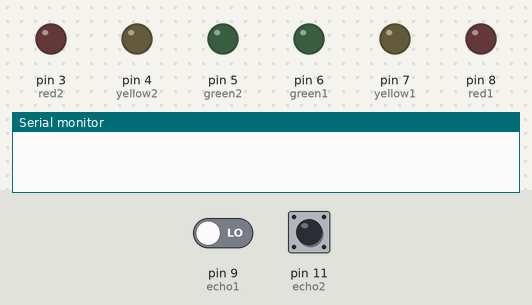
The sketch below on a simulated Arduino Uno, built with avr-gcc and run on an emulated ATmega328P. Shown: output pins drawn as LEDs (lit = HIGH), the last lines printed to the serial monitor. Inputs (shaded band) come from the test bench; at power-on: pin 11 (echo2) LOW, pin 9 (echo1) LOW.

Above: at 1.2 s.
1.3 s: pin 11 (echo2) pulsed HIGH 2 times (0.12 s each, 0.3 s apart)
At 2.7 s:
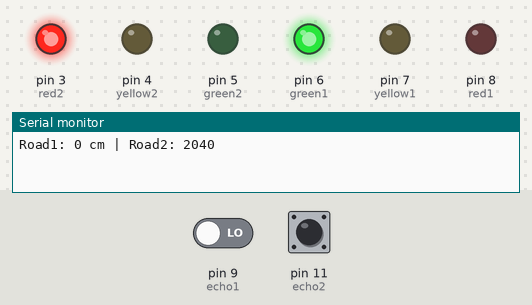
At 7.7 s:
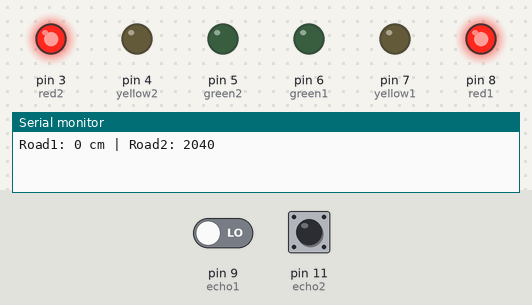
Timing chart, 0 to 16.0 s (numbered marks = the images above; inputs shaded):
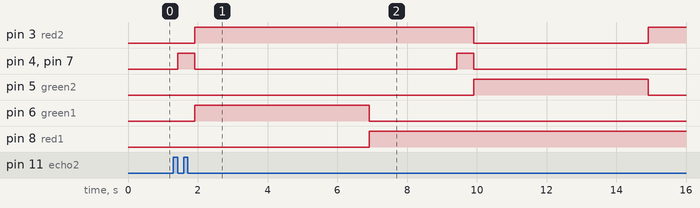

The sketch:

07_Traffic-Density-Control-System.ino
```cpp
// Advanced Arduino Project
// Episode 7: Traffic Density Control System

// Traffic Lights Road 1
int red1 = 8;
int yellow1 = 7;
int green1 = 6;

// Traffic Lights Road 2
int red2 = 3;
int yellow2 = 4;
int green2 = 5;

// Ultrasonic Sensors
const int trig1 = 10;
const int echo1 = 9;

const int trig2 = 12;
const int echo2 = 11;

void setup() {
  pinMode(red1, OUTPUT);
  pinMode(yellow1, OUTPUT);
  pinMode(green1, OUTPUT);

  pinMode(red2, OUTPUT);
  pinMode(yellow2, OUTPUT);
  pinMode(green2, OUTPUT);

  Serial.begin(9600);
}

// -------- LOOP --------
void loop() {

  int distance1 = calculateDistance(trig1, echo1);
  int distance2 = calculateDistance(trig2, echo2);

  Serial.print("Road1: "); Serial.print(distance1);
  Serial.print(" cm | Road2: "); Serial.println(distance2);

  // -------- PRIORITY LOGIC --------
  if (distance1 < distance2) {
    // Road 1 has more traffic (object closer)
    controlTraffic(1);
  } else {
    // Road 2 has more traffic
    controlTraffic(2);
  }

  delay(500);
}

// -------- TRAFFIC CONTROL FUNCTION --------
void controlTraffic(int road) {

  // Yellow transition
  digitalWrite(yellow1, HIGH);
  digitalWrite(yellow2, HIGH);
  delay(500);

  digitalWrite(yellow1, LOW);
  digitalWrite(yellow2, LOW);

  if (road == 1) {
    // Road 1 Green
    digitalWrite(green1, HIGH);
    digitalWrite(red1, LOW);

    digitalWrite(green2, LOW);
    digitalWrite(red2, HIGH);

    delay(5000);
  }
  else {
    // Road 2 Green
    digitalWrite(green2, HIGH);
    digitalWrite(red2, LOW);

    digitalWrite(green1, LOW);
    digitalWrite(red1, HIGH);

    delay(5000);
  }

  // Reset to RED before next cycle
  digitalWrite(red1, HIGH);
  digitalWrite(red2, HIGH);
  digitalWrite(green1, LOW);
  digitalWrite(green2, LOW);
}

// -------- DISTANCE FUNCTION --------
int calculateDistance(int trig, int echo) {

  digitalWrite(trig, LOW);
  delayMicroseconds(2);

  digitalWrite(trig, HIGH);
  delayMicroseconds(10);
  digitalWrite(trig, LOW);

  long duration = pulseIn(echo, HIGH);

  int distance = duration * 0.034 / 2;

  return distance;  // in cm
}
```

Measured:
- after the input at 1.3 s, pin 6 (green1): LOW → HIGH after 0.62 s, → LOW 5.0 s later; pin 8 (red1): LOW → HIGH after 5.6 s instead of 1.2 s
- by itself, pin 4 (yellow2), pin 7 (yellow1): alternates HIGH for 0.50 s and LOW for 7.5 s
